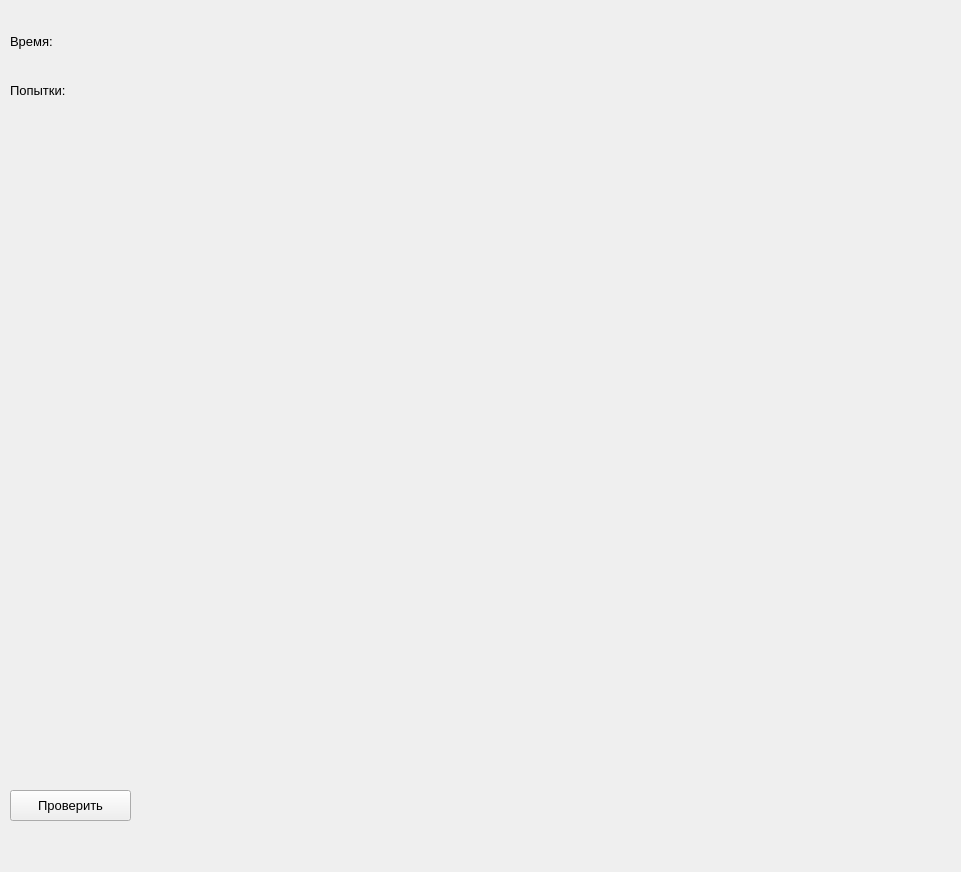
<?xml version="1.0" encoding="UTF-8"?>
<ui version="4.0">
 <class>Form</class>
 <widget class="QWidget" name="Form">
  <property name="windowModality">
   <enum>Qt::ApplicationModal</enum>
  </property>
  <property name="geometry">
   <rect>
    <x>0</x>
    <y>0</y>
    <width>961</width>
    <height>872</height>
   </rect>
  </property>
  <property name="windowTitle">
   <string>Решите судоку</string>
  </property>
  <widget class="QWidget" name="gridLayoutWidget">
   <property name="geometry">
    <rect>
     <x>10</x>
     <y>20</y>
     <width>241</width>
     <height>91</height>
    </rect>
   </property>
   <layout class="QGridLayout" name="gridLayout">
    <item row="2" column="0">
     <widget class="QLabel" name="attemptsLabel">
      <property name="font">
       <font>
        <pointsize>10</pointsize>
       </font>
      </property>
      <property name="text">
       <string>Попытки:</string>
      </property>
     </widget>
    </item>
    <item row="0" column="0">
     <widget class="QLabel" name="timeLabel">
      <property name="font">
       <font>
        <pointsize>10</pointsize>
       </font>
      </property>
      <property name="text">
       <string>Время:</string>
      </property>
     </widget>
    </item>
    <item row="0" column="1">
     <widget class="QLabel" name="timeDisplayLabel">
      <property name="font">
       <font>
        <pointsize>10</pointsize>
       </font>
      </property>
      <property name="text">
       <string/>
      </property>
     </widget>
    </item>
    <item row="2" column="1">
     <widget class="QLabel" name="attemptsDisplayLabel">
      <property name="font">
       <font>
        <pointsize>10</pointsize>
       </font>
      </property>
      <property name="text">
       <string/>
      </property>
     </widget>
    </item>
   </layout>
  </widget>
  <widget class="QPushButton" name="checkButton">
   <property name="geometry">
    <rect>
     <x>10</x>
     <y>790</y>
     <width>121</width>
     <height>31</height>
    </rect>
   </property>
   <property name="font">
    <font>
     <pointsize>10</pointsize>
    </font>
   </property>
   <property name="text">
    <string>Проверить</string>
   </property>
  </widget>
  <widget class="QLabel" name="errorLabel">
   <property name="geometry">
    <rect>
     <x>20</x>
     <y>840</y>
     <width>921</width>
     <height>21</height>
    </rect>
   </property>
   <property name="font">
    <font>
     <pointsize>10</pointsize>
    </font>
   </property>
   <property name="text">
    <string/>
   </property>
  </widget>
 </widget>
 <resources/>
 <connections/>
</ui>
